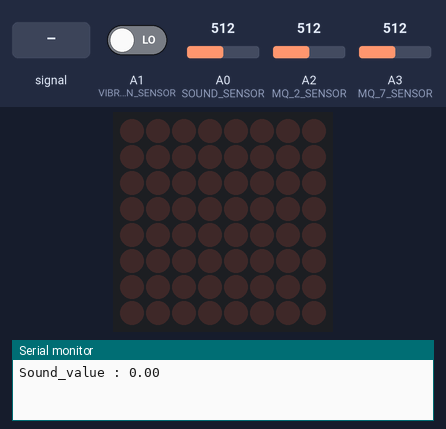
Recording of a sketch running on a simulated Arduino Uno, built with avr-gcc and run on an emulated ATmega328P. Shown: 8×8 LED matrix, the last lines printed to the serial monitor. The test bench sets the inputs (shaded band); at power-on: A0 (SOUND_SENSOR) = 512, A2 (MQ_2_SENSOR) = 512, A1 (VIBRATION_SENSOR) LOW, A3 (MQ_7_SENSOR) = 512.

Above: at 1.2 s.
1.3 s: A0 (SOUND_SENSOR) fed a 200 Hz sine of ±255 counts around its level
At 4.66 s:
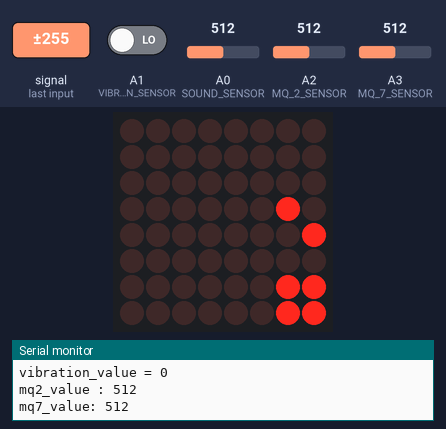
5.4 s: A0 (SOUND_SENSOR) set to 390
At 5.49 s:
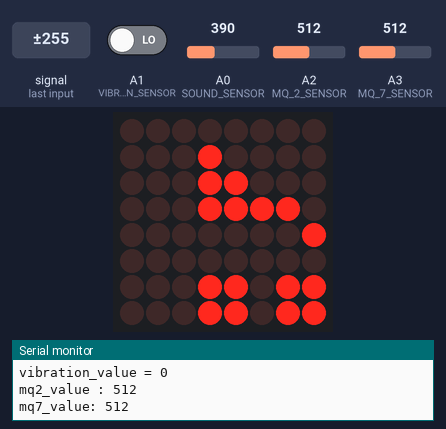
6.9 s: A0 (SOUND_SENSOR) fed a 1000 Hz sine of ±255 counts around its level
At 6.96 s:
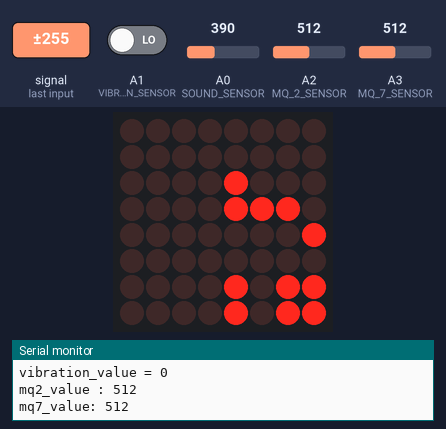
At 8.38 s:
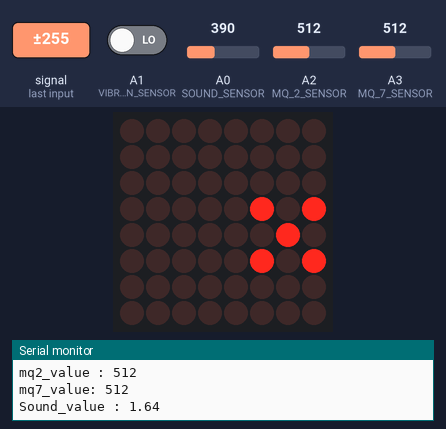

Measured:
- after the input at 6.9 s, the display: first differs from a run without the input after 0.68 s (image 4 shows a later state)

The sketch:

final.ino
```cpp
/* 8X8 DISPLAY */
#include "LedControl.h"
LedControl lc = LedControl(12, 11, 10, 1); // DIN, CLK, CS, 주소

/* SOUND PART */
int SOUND_SENSOR = A0;
int sound_threshold = 1; // 소리 임계치
const int sampleWindow = 50; // Sample window width in mS (50 mS = 20Hz)
unsigned int sample;

/* VIBRATION PART*/
int VIBRATION_SENSOR = A1;
int vibration_threshold = 10; // 진동 임계치

/* GAS PART */
int MQ_2_SENSOR = A2; // 스모그, 메탄, 일산화탄소 감지
int MQ_7_SENSOR = A3; // 일산화탄소 감지
int mq2_threshold = 400; // mq2 임계치
int mq7_threshold = 300; // mq7 임계치

int gap = 500;
int repNum = 3;

void setup() {
  Serial.begin(9600); //시리얼통신 설정 9600
  lc.shutdown(0, false);    // 절전모드 해제
  lc.setIntensity(0, 15);   // 밝기설정
  lc.clearDisplay(0);      // 화면정리
  pinMode(SOUND_SENSOR, INPUT);
  pinMode(VIBRATION_SENSOR, INPUT);
  pinMode(MQ_2_SENSOR, INPUT);
  pinMode(MQ_7_SENSOR, INPUT);
}

void loop() {

  /* SOUND_REACT */

  unsigned long startMillis = millis();
  unsigned int peakToPeak = 0;
  unsigned int signalMax = 0;
  unsigned int signalMin = 1024;
  // collect data for 50 mS
  while (millis() - startMillis < sampleWindow)
  {
    sample = analogRead(A0);
    if (sample < 1024)
    {
      if (sample > signalMax)
      {
        signalMax = sample;  // 최댓값
      }
      else if (sample < signalMin)
      {
        signalMin = sample;  // 최솟값
      }
    }
  }
  peakToPeak = signalMax - signalMin;
  double sound_value = (peakToPeak * 3.3) / 1024;  // 볼트로 변환
    Serial.print("Sound_value : ");
    Serial.println(sound_value);
    if (sound_value > sound_threshold) {
      for (int i = 0; i < repNum; i++) {
        soundReact_1();
        soundReact_2();
        ledSet();
      }
    } else {
      ledSet();
    }

  /* VIBRATION_REACT */

  long vibration_value = TP_init();
  Serial.print("vibration_value = ");
  Serial.println(vibration_value);
  if (vibration_value > vibration_threshold) {
    for (int i = 0; i < repNum; i++) {
      delay(gap);
      vibrationReact_1();
      vibrationReact_1();
      ledSet();
    }
  } else {
    ledSet();
  }

  /* GAS_REACT */
  int mq2_value = analogRead(A2);
  int mq7_value = analogRead(A3);
    Serial.print("mq2_value : ");
    Serial.println(mq2_value);
    Serial.print("mq7_value: ");
    Serial.println(mq7_value);

    if (mq2_value > mq2_threshold) {
      for (int i = 0; i < repNum; i++) {
        gasReact_1();
        gasReact_2();
        ledSet();
      }
    } else if (mq7_value > mq7_threshold) {
      for (int i = 0; i < repNum; i++) {
        gasReact_1();
        gasReact_2();
        ledSet();
      }
    } else {
      ledSet();
    }
}

void soundReact_1() {
  lc.setLed(0, 1, 3, true);
  lc.setLed(0, 2, 2, true);
  lc.setLed(0, 2, 3, true);
  lc.setLed(0, 3, 0, true);
  lc.setLed(0, 3, 1, true);
  lc.setLed(0, 3, 2, true);
  lc.setLed(0, 3, 3, true);
  lc.setLed(0, 3, 5, true);
  lc.setLed(0, 3, 7, true);
  lc.setLed(0, 4, 0, true);
  lc.setLed(0, 4, 1, true);
  lc.setLed(0, 4, 2, true);
  lc.setLed(0, 4, 3, true);
  lc.setLed(0, 4, 6, true);
  lc.setLed(0, 5, 2, true);
  lc.setLed(0, 5, 3, true);
  lc.setLed(0, 5, 5, true);
  lc.setLed(0, 5, 7, true);
  lc.setLed(0, 6, 3, true);
}

void soundReact_2() {
  lc.setLed(0, 1, 3, true);
  lc.setLed(0, 2, 2, true);
  lc.setLed(0, 2, 3, true);
  lc.setLed(0, 3, 0, true);
  lc.setLed(0, 3, 1, true);
  lc.setLed(0, 3, 2, true);
  lc.setLed(0, 3, 3, true);
  lc.setLed(0, 4, 0, true);
  lc.setLed(0, 4, 1, true);
  lc.setLed(0, 4, 2, true);
  lc.setLed(0, 4, 3, true);
  lc.setLed(0, 4, 6, true);
  lc.setLed(0, 5, 2, true);
  lc.setLed(0, 5, 3, true);
  lc.setLed(0, 6, 3, true);
}

void vibrationReact_1() {
  lc.setLed(0, 0, 6, true);
  lc.setLed(0, 1, 3, true);
  lc.setLed(0, 1, 5, true);
  lc.setLed(0, 2, 2, true);
  lc.setLed(0, 2, 3, true);
  lc.setLed(0, 2, 6, true);
  lc.setLed(0, 3, 0, true);
  lc.setLed(0, 3, 1, true);
  lc.setLed(0, 3, 2, true);
  lc.setLed(0, 3, 3, true);
  lc.setLed(0, 3, 5, true);
  lc.setLed(0, 4, 0, true);
  lc.setLed(0, 4, 1, true);
  lc.setLed(0, 4, 2, true);
  lc.setLed(0, 4, 3, true);
  lc.setLed(0, 4, 6, true);
  lc.setLed(0, 5, 2, true);
  lc.setLed(0, 5, 3, true);
  lc.setLed(0, 5, 5, true);
  lc.setLed(0, 6, 3, true);
  lc.setLed(0, 6, 6, true);
  lc.setLed(0, 7, 5, true);
}

void vibrationReact_2() {
  lc.setLed(0, 0, 6, true);
  lc.setLed(0, 1, 3, true);
  lc.setLed(0, 1, 7, true);
  lc.setLed(0, 2, 2, true);
  lc.setLed(0, 2, 3, true);
  lc.setLed(0, 2, 6, true);
  lc.setLed(0, 3, 0, true);
  lc.setLed(0, 3, 1, true);
  lc.setLed(0, 3, 2, true);
  lc.setLed(0, 3, 3, true);
  lc.setLed(0, 3, 7, true);
  lc.setLed(0, 4, 0, true);
  lc.setLed(0, 4, 1, true);
  lc.setLed(0, 4, 2, true);
  lc.setLed(0, 4, 3, true);
  lc.setLed(0, 4, 6, true);
  lc.setLed(0, 5, 2, true);
  lc.setLed(0, 5, 3, true);
  lc.setLed(0, 5, 7, true);
  lc.setLed(0, 6, 3, true);
  lc.setLed(0, 6, 6, true);
  lc.setLed(0, 7, 7, true);
}

void gasReact_1() {
  lc.setLed(0, 1, 0, true);
  lc.setLed(0, 2, 1, true);
  lc.setLed(0, 2, 2, true);
  lc.setLed(0, 2, 3, true);
  lc.setLed(0, 3, 3, true);
  lc.setLed(0, 3, 4, true);
  lc.setLed(0, 3, 5, true);
  lc.setLed(0, 3, 6, true);
  lc.setLed(0, 4, 7, true);
  lc.setLed(0, 6, 0, true);
  lc.setLed(0, 6, 1, true);
  lc.setLed(0, 6, 2, true);
  lc.setLed(0, 6, 3, true);
  lc.setLed(0, 6, 4, true);
  lc.setLed(0, 6, 6, true);
  lc.setLed(0, 6, 7, true);
  lc.setLed(0, 7, 0, true);
  lc.setLed(0, 7, 1, true);
  lc.setLed(0, 7, 2, true);
  lc.setLed(0, 7, 3, true);
  lc.setLed(0, 7, 4, true);
  lc.setLed(0, 7, 6, true);
  lc.setLed(0, 7, 7, true);
}

void gasReact_2() {
  lc.setLed(0, 0, 0, true);
  lc.setLed(0, 0, 1, true);
  lc.setLed(0, 1, 2, true);
  lc.setLed(0, 1, 3, true);
  lc.setLed(0, 2, 4, true);
  lc.setLed(0, 3, 4, true);
  lc.setLed(0, 3, 5, true);
  lc.setLed(0, 3, 6, true);
  lc.setLed(0, 4, 7, true);
  lc.setLed(0, 6, 0, true);
  lc.setLed(0, 6, 1, true);
  lc.setLed(0, 6, 2, true);
  lc.setLed(0, 6, 3, true);
  lc.setLed(0, 6, 4, true);
  lc.setLed(0, 6, 6, true);
  lc.setLed(0, 6, 7, true);
  lc.setLed(0, 7, 0, true);
  lc.setLed(0, 7, 1, true);
  lc.setLed(0, 7, 2, true);
  lc.setLed(0, 7, 3, true);
  lc.setLed(0, 7, 4, true);
  lc.setLed(0, 7, 6, true);
  lc.setLed(0, 7, 7, true);
}

void ledSet() {
  for (int row = 0; row < 8; row++) {
    delay(80);
    for (int col = 0; col < 8; col++) {
      lc.setLed(0, col, row, false);
      delay(10);
    }
  }
}

long TP_init() {
  delay(1);
  long vibration_value = pulseIn (VIBRATION_SENSOR, HIGH);
  return vibration_value;
}
```
